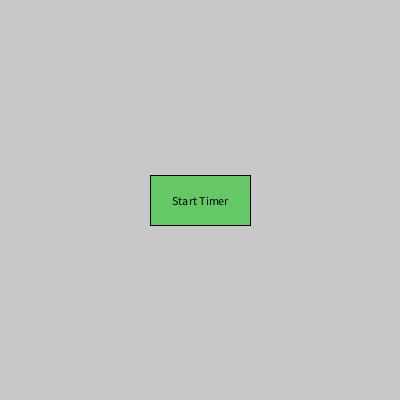
Frame 1 (no input)
Frame 60 (the mouse pressed at the canvas centre just before this capture): identical to frame 1, image omitted
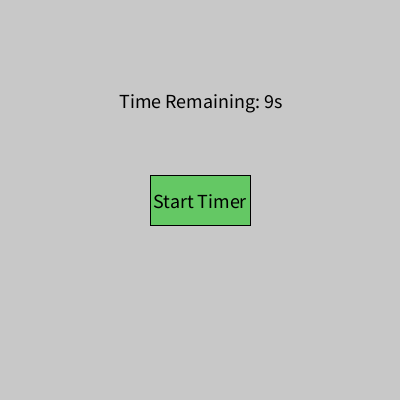
Frame 120 (the mouse held since frame 60 and released just before this capture)

The Processing sketch that drew these frames (run headless with seeded random() and noise(); from frame 60 on, the mouse is pressed at the canvas centre):

// Processing sketch: TestingProcessing
// ── TestingProcessing.pde
int buttonX, buttonY, buttonWidth, buttonHeight;
boolean timerStarted = false;
int startTime = 0; // Variable to store the starting time
int timerLength = 10000; // Timer duration in milliseconds (e.g., 10 seconds)

void setup() {
  size(400, 400);
  buttonX = width / 2 - 50;
  buttonY = height / 2 - 25;
  buttonWidth = 100;
  buttonHeight = 50;
}

void draw() {
  background(200);

  // Draw the button
  fill(100, 200, 100);
  rect(buttonX, buttonY, buttonWidth, buttonHeight);
  fill(0);
  textAlign(CENTER, CENTER);
  text("Start Timer", buttonX + buttonWidth / 2, buttonY + buttonHeight / 2);

  // Display timer if started
  if (timerStarted) {
    int elapsedTime = millis() - startTime;
    int timeRemaining = max(timerLength - elapsedTime, 0); // Prevent negative time
    fill(0);
    textSize(20);
    text("Time Remaining: " + timeRemaining / 1000 + "s", width / 2, height / 4);

    // Stop the timer when it reaches zero
    if (elapsedTime >= timerLength) {
      timerStarted = false;
      println("Timer finished!");
    }
  }
}

void mousePressed() {
  // Check if the mouse is over the button
  if (mouseX > buttonX && mouseX < buttonX + buttonWidth &&
      mouseY > buttonY && mouseY < buttonY + buttonHeight) {
    timerStarted = true;
    startTime = millis(); // Record the start time
  }
}
